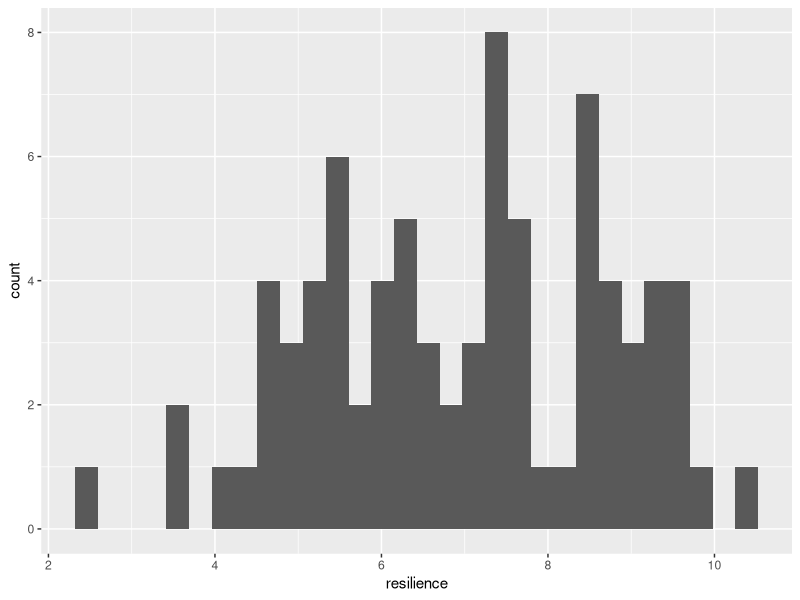
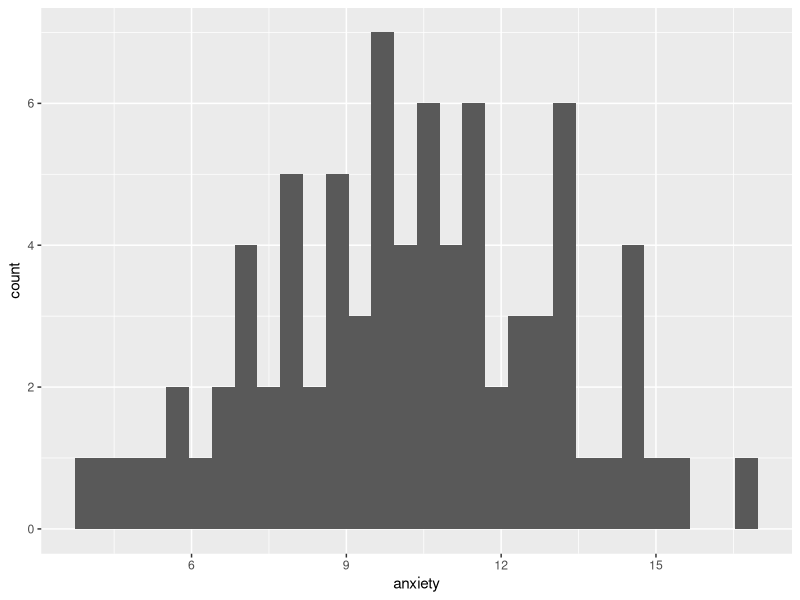
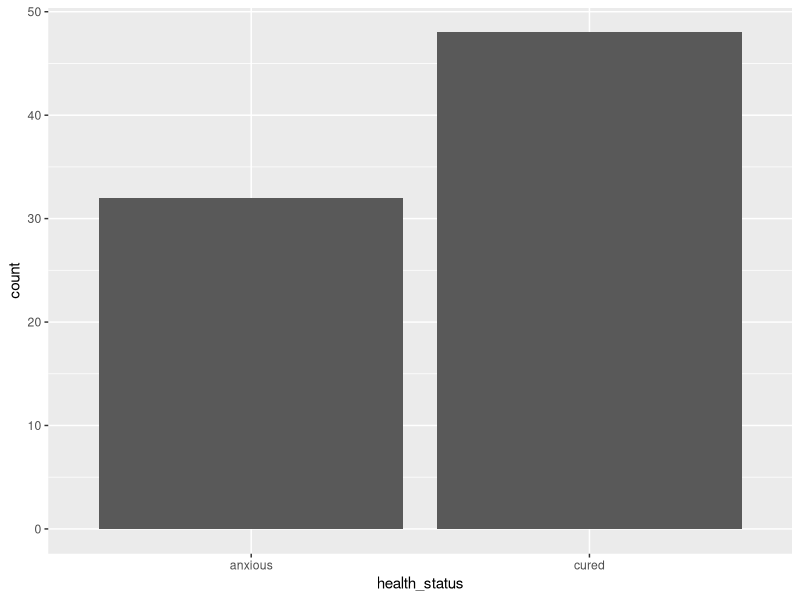
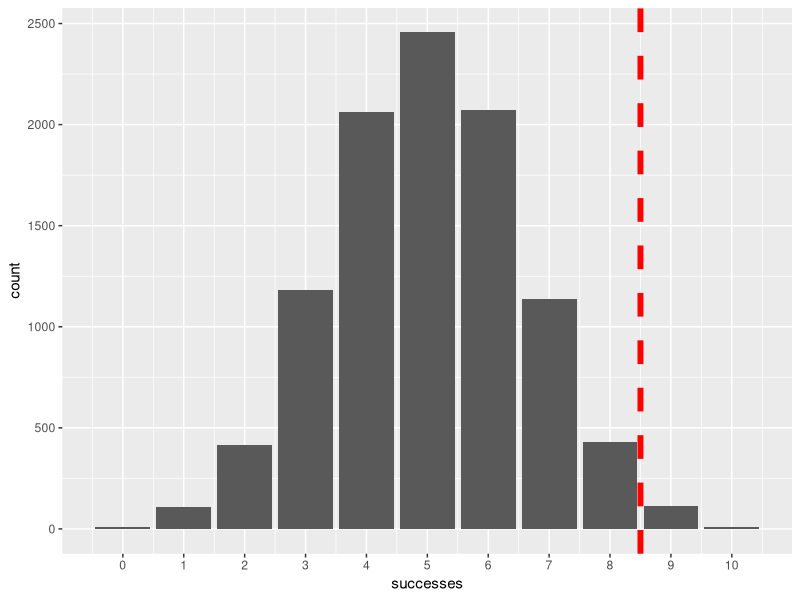
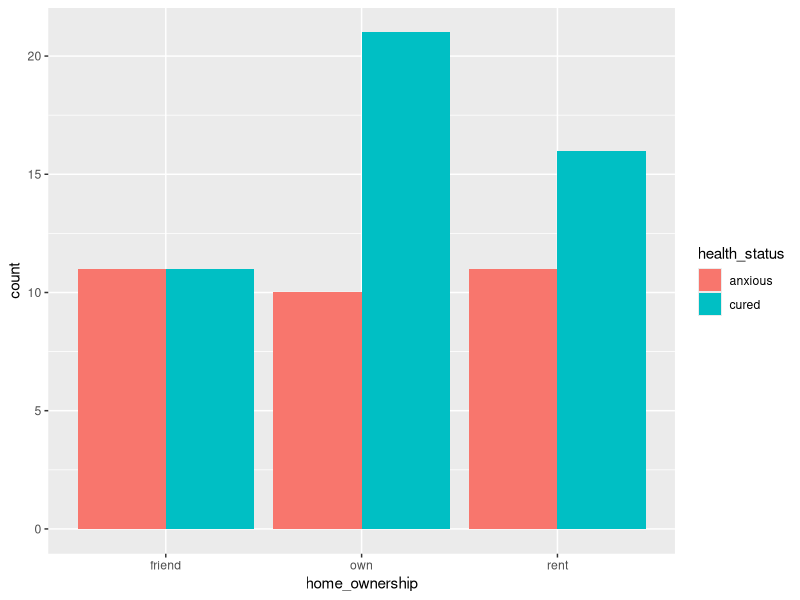
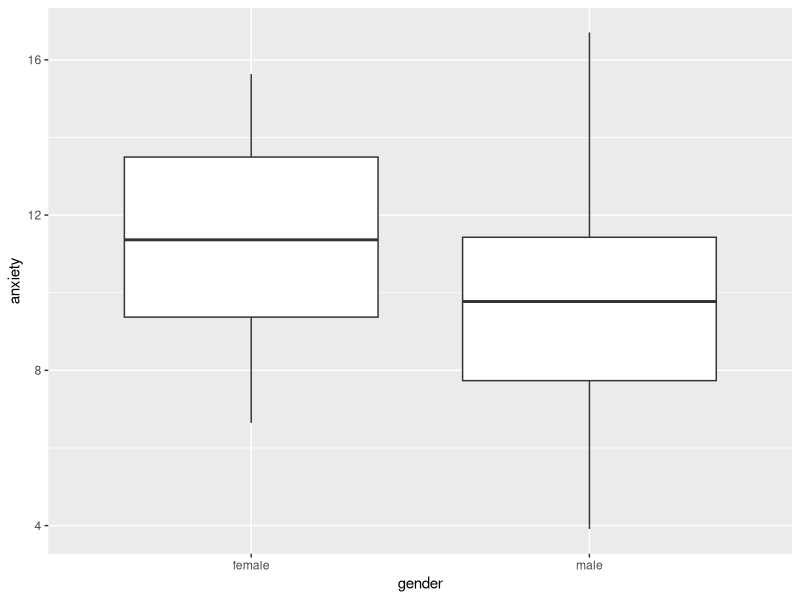
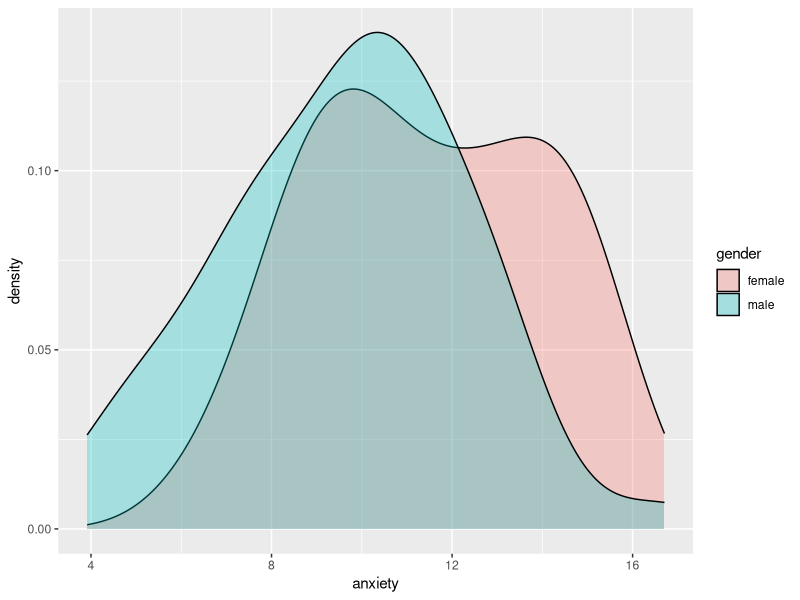
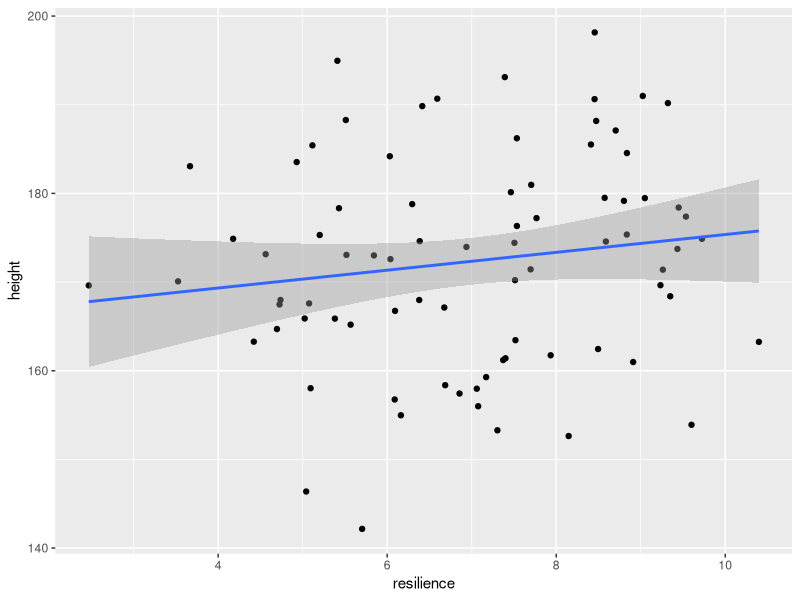

R code for these plots, in order:
# ---	
# title: "Seminar_5"	
# author: "Zoltan Kekecs"	
# date: "9 oktober 2019"	
# output: html_document	
# ---	


	


# # Ket valtozo kapcsolatanak vizsgalata, statisztikai inferencia	

# ## Az ora celja	

# Az ora celja hogy megismerkedjunk a statisztikai inferencia alapjaival ket valtozo kapcsolatanak elemzesen keresztul.	

# ## Package-ek betoltese	


if (!require("tidyverse")) install.packages("tidyverse")	
library(tidyverse) # for dplyr and ggplot2	


# ## Adatgeneralas az orahoz	

# Az alabbi kod adatokat general a szamunkra. Az adatgeneralashoz hasznlalt kod megertese ezen a szinten meg nem szukseges. 	


n_per_group = 40	
	
base_height_mean = 164	
base_height_sd = 10	
base_anxiety_mean = 18	
base_anxiety_sd = 2	
resilience_mean = 7	
resilience_sd = 2	
	
treatment_effect = - 3	
resilience_effect = - 0.8	
	
gender_bias = 0.7	
gender_effect = - 1	
gender_effect_on_height = 12	
	
	
treatment <- rep(c(1, 0), each = n_per_group)	
set.seed(1)	
	
gender_num <- rbinom(n = n_per_group * 2, size = 1, prob = 0.7)	
gender <- NA	
gender[gender_num == 0] = "female"	
gender[gender_num == 1] = "male"	
	
set.seed(2)	
home_ownership <- sample(c("own", "rent", "friend"), n_per_group * 2, replace = T)	
	
set.seed(3)	
resilience <- rnorm(mean = resilience_mean, sd = resilience_sd, n = n_per_group*2)	
	
set.seed(6)	
anxiety_base <- rnorm(mean = base_anxiety_mean, sd = base_anxiety_sd, n = n_per_group*2)	
anxiety <- anxiety_base + treatment * treatment_effect + resilience * resilience_effect + gender_num * gender_effect	
participant_ID <- paste0("ID_", 1:(n_per_group*2))	
	
set.seed(5)	
height_base <- rnorm(mean = base_height_mean, sd = base_height_sd, n = n_per_group*2)	
height <- height_base + gender_num * gender_effect_on_height	
	
	
group <- rep(NA, n_per_group*2)	
group[treatment == 0] = "control"	
group[treatment == 1] = "treatment"	
	
health_status <- rep(NA, n_per_group*2)	
health_status[anxiety < 11] = "cured"	
health_status[anxiety >= 11] = "anxious"	
	
data <- data.frame(participant_ID)	
data = cbind(data, gender, group, resilience, anxiety, health_status, home_ownership, height)	
data = as_tibble(data)	
	
data = data %>% 	
  mutate(gender = factor(gender))	
	
data = data %>% 	
  mutate(group = factor(group))	
	
data = data %>% 	
  mutate(health_status = factor(health_status))	
	
data = data %>% 	
  mutate(home_ownership = factor(home_ownership))	
	
data	
	
cor(height_base, resilience)	
	



# ## Adatellenorzes	

# Mint mindig, elemzes elott ellenorizzuk, hogy az adattal minden rendben van-e!	

# Lathatjuk, hogy 8 valtozo van az adattablaban. 	

# - participant_ID - reszvevo azonositoja	
# - gender - nem
# - group - csoporttagsag, ez egy faktor valtozo aminek ket szintje van: "treatment" (kezelt csoport), es "control" (kontrol csoport). A "treatment" csoport kapott kezelest, mig a "control" csoport nem kapott kezelest.	
# - resilience - reziliancia: a nehezsegekkel valo megkuzdes kepessege, ez egy szemlyes kepesseg, olyasmi mint a szemelyisegvonasok	
# - anxiety - szorongas szint	
# - health_status - a klinikai kriteriumok alapjan szorongonak vagy gyogyultnak tekintheto a szemely 	
# - home_ownership - lakhatasi helyzet: harom szintje van az alapjan hogy a szemely hol lakik: "friend" - baratnal vagy csaladnal lakik, "own" - sajat tulajdonu lakasban lakik, "rent" - berelt lakasban lakik, 
# - height - magassag


# Mondjuk hogy az adatok egy randomizalt kontrollalt klinikai kutatas eredmenyeibol szarmaznak, ahol a pszichoterapia hatekonysagat teszteltek. Olyan szemelyeket vontak be a kutatasba, akik egy hurrikan aldozatai voltak, es szorongassal kuszkodtek. A szemelyeknel felmertek a reziliancia szintjet, majd veletlenszeruen osztottak a szemelyeket egy kezelesi vagy egy kontrol csoportba. Ezt kovetoen a kezelesi csoport pszichoterapiat kapott 6 heten keresztul heti egyszer, mig a kontrol csoport nem kapott kezelest. A vizsgalat vegen megmertek a szemelyek szorongasszintjet, es a klinikai kriteriumok alapjan meghataroztak, hogy a szemely gyogyulnak, vagy szorongonak szamit-e.	




data	
	
data %>% 	
  summary()	
	
data %>% 	
  ggplot() +	
    aes(x = resilience) +	
    geom_histogram()	
	
data %>% 	
  ggplot() +	
    aes(x = anxiety) +	
    geom_histogram()	
	
data %>% 	
  ggplot() +	
    aes(x = health_status) +	
    geom_bar()	
	
set.seed(Sys.time())	


# ## Hipotezisek	

# Vizsgaljuk meg kutatasban szereplo valtozok osszefuggeset a hipotezisek menten.	

# Erre eloszor feltaro elemzest hasznalunk.	

# A kutatas hipotezise a kovetkezok voltak:	

# 1. Tobb a ferfi mint a no ebben a klinikai mintaban (**gender** vs. 50%).	
# 2. A pszichoterapiat kapo csoportban a terapia utan kevesebb lesz a klinikai kriteriumok alapjan szorongonak szamito szemely (**health_status** vs. **group**)	
# 3. A terapias csoportban alacsonyabb lesz a szorongas atlaga a kutatas vegere mint a kontrol csoportban (**anxiety** vs. **group**)	
# 4. A reziliancia es a kutatas vegen mert szorongasszint negativ osszefuggest fog mutatni (vagyis aki reziliensebb, annal alacsonyabb szorongasszintet fognak merni a kutatas vegen)  (**anxiety** vs. **resilience**)	


# ## Hipotezisteszteles	

# A statisztikai inferencia, es hipotezis teszteles soran az a celunk, hogy megallapitsuk, letezik-e egy bizonyos hatas vagy kapcsolat. De ezt a **null-hipotezis szignifikancia teszteles (NHST)** soran egy forditott logikaval tesszuk: azt allapitjuk meg, hogy mekkora a valoszinusege hogy az altalunk megfigyelt eredmenyt (vagy annal meg extremebb eredmenyt) kapjunk, amennyiben a null-hipotezis igaz.	

# Egy egyszeru pelda: az a sejtesem, hogy egy penzerme cinkelt, megpedig ugy hogy nagy valoszinuseggel fej legyen az eredmeny amikor feldobjuk. Ebben az esetben a null-hipotezisem az, hogy az erme nem cinkelt, vagyis ugyan akkora a valoszinusege fejet es irast kapni eredmenykent, ha feldobjuk.	

# - H1: cinkelt erme	
# - H0: nem cinkelt erme	

# Tegyuk fel hogy 10-szer feldobjuk az ermet, es 9-szer fejet dobunk. Mekkora a valoszinusege, hogy az erme cinkelt? Ezt nem tudjuk megmondani. Tobbek kozott azert sem mert nem tudjuk, mennyire lehet cinkelve. Viszont azt meg tudjuk mondani, hogy mekkora a valoszinusege, hogy ezt az eredmenyt kapnank, ha az erme **NINCS** cinkelve.	

# Annak a valoszinusege, hogy legalabb 9-szer (vagy tobbszor) fejet dobok 10 dobasbol egy nem cinkelt ermevel, p = 0.0107 (nagyjabol 1%). 	


	
probability_of_heads_if_H0_is_true <- 0.5	
	
heads <- 9	
total_flips <- 10	
probability_of_result = 1-pbinom(heads-1, total_flips, probability_of_heads_if_H0_is_true)	
	
probability_of_result	



# Ez a valoszinuseg maskepp leforditva azt jelenti, hogy ha ugyan ezt a kiserletet 100 szor megismetelnenk (mindegyikben 10 dobassal), akkor a 100 kiserletbol csak atlagosan 1-szer varnanak, hogy 9 vagy tobb fejet kapjunk. 	

# Ezt le is ellenorizhetjuk, ha randomizalunk mondjuk 10.000 hasonlo kiserletet az rbinom() funkcioval. Az abran lathato hogy csak a kiserletek igen kis szazalekaban kaptunk 9 vagy tobb "sikert". 	


successes = rbinom(n = 10000, size = 10, prob = 0.5)	
random_flips = data.frame(successes)	
	
library(ggplot2)	
	
ggplot(data = random_flips) +	
  aes(x = successes) +	
  geom_bar()+	
  scale_x_continuous(breaks = 0:10)+	
  geom_vline(xintercept = 8.5, col = "red", linetype = "dashed", size = 2)	
	
	


# Vagyis ez egy eleg meglepo (bar nem lehetetlen) eredmeny, ha az erme nem lenne cinkelve. Amikor NHST-t csinalunk, ez alapjan hozzuk meg a dontesunket arrol, hogy **elvetjuk-e** a null-hipotezist, vagy, kello bizonyitek hijan **megtartjuk** azt.	

# A pszichologiaban altalaban **p < 0.5** hatarerteket hasznalunk a donteshozasban, vagyis ha egy olyan meglepo eredmenyt figyelunk meg, aminek a valoszinusege kisebb mint 5% ha a null-hipotezis igaz, akkor elvetjuk a null-hipotezist. Vagyis a fenti eredmeny eseten elvethetnek a hull-hipotezist, mert a megfigyelt eredmeny vagy annal extremebb eredmeny valosinusege 1% (p = 0.01), ami kisebb mint 5% (p < 0.05).	


# ## Statisztikai tesztek	

# A megfigyeles valoszinuseget a null-hipotezis helyesseget feltetelezve altalaban egy statisztikai teszt mondja meg nekunk. Ezen az oran negy statisztikai tesztet fogunk megismerni.	

# - binomialis teszt	
# - khi-negyzet teszt	
# - korrelacios teszt	
# - t-teszt	

# ### binomialis teszt	

# A fenti hipotezist pl. tesztelhetjuk a **binomialis teszttel**, aminek R-ben binom.test() a funkcioja. Az x helyere a megfigyelt "celmegfigyelesek" vagy "sikerek" szamat (a mi esetunkben a fejek szamat), az n helyere az osszes megfigyeles szamat, a p helyere pedig a null-hipotezes helyesseget feltetelezve a "celmegfigyelesek" eleresenek valoszinuseget kell beirni. Ezt valoszinusegkent kell megadni, ami 0 es 1 kozotti szam (0 = 0% esely, 1 = 100% esely)	


	
binom.test(x = heads, n = total_flips, p = probability_of_heads_if_H0_is_true, alternative = "greater")	
	
binom.test(x = 55, n = 80, p = 0.5)	



# Ennek a tesztnek az eredmenye a kovetkezot mutat:	

# - p-value: p-ertek, annak a valoszinusege, hogy az altalunk megfigyelt, vagy extremebb eredmenyt kapunk, feltetelezve hogy a null-hipotezis helyes. Altalaban ha ez az ertek 0.05 alatti, akkor elvetjuk a null-hipotezist.	
# - alternative hypothesis: Itt irja le, hogy mi volt a H1, ami a mi esetunkben az volt, hogy a fej valoszinusege nagyobb mint 0.5 (50%). Ez egyben azt is jelenti, hogy a null-hipotezisunk az volt, hogy a fej valoszinusege 0.5 VAGY KISEBB.	
# - 95 percent confidence interval (vagy roviden 95% CI): a 95%-os konfidencia intervallum. Ez azt jelenti, hogy ha a kiserletet sokszor megismeteljuk es ugyan igy kiszamoljuk a konfidencia intervallumot minden kiserletnel, az igy kapott konfidencia intervallumok 95%-a tartalmazni fogja a valos hatasmeretet (ami a mi esetunkben a "siker" valoszinusege). Fontos, hogy nem tudjuk, hogy a mi kiserletunkban a konfidencia intervallum tartalmazza-e a valos hatasmeretet.	
# - sample estimates: A "siker" ("celmegfigyeles", a mi esetunkben a fej) valoszinusegenek becsult merteke a populacioban a megfigyelt valoszinuseg alapjan. Ez egy pontbecsles, ami mindig megegyezik a megfigyelt valoszinuseggel.	


# Arrol hogy az eredmenyt hogy irhatjuk le, lasd az orai anyag pdf valtozatat

# *________________________________*	

# *Gyakorlas*	

# Teszteld a hipotezist, hogy "Tobb a ferfi mint a no ebben a klinikai mintaban" (**gender** valtozo)	

# - Ezt ugyan ugy teheted meg, mint a fenti peldaban, hiszen a null-hipotezis az, hogy a ferfiak ("male") elvart valoszinusege 50% vagy kevesebb (p = 0.5). Szoval a ferfiak ekvivalensek a "fejekkel" a penzfeldobasos peldaban.	
# - Meg kell hataroznod a ferfiak szamat a mintaban, es a teljes mintaelemszamot, hogy ki todd tolteni a binom.test() fuggveny parametereit.	
# - Ez utan vegezd el a tesztet	
# - Es ird le a fentiek szerint az eredmenyeket.	


# *________________________________*	


# ## Ket kategorikus valtozo kapcsolata: Khi-negyzet proba (Chi-squared test)	

# A Khi-negyzet proba ket kategorikus valtozo kapcsolatat hivatott megvizsgalni.	

# Peldaul megvizsgalhatjuk, hogy van-e kapcsolat abban, hogy a szemelyek lakhatasi helyzete (**home_ownership**) es a kozott, hogy a kutatas vegen az egyes szemelyek meggyogyultak-e (**health_status**).	

# Eloszor feltaro elemzest vegzunk:	

# - tablazatot rajzolunk a ket valtozo kapcsolatarol	
# - abrat keszitunk (pl. geom_bar)	


	
table(data$home_ownership, data$health_status)	
	
data %>% 	
  ggplot() +	
    aes(x = home_ownership, fill = health_status) +	
    geom_bar(position = "dodge")	
	


# Ez utan elvegezzuk a Khi-negyzet probat. Ehhez eloszor keszitenunk kell egy tablazatot a ket valtozo kapcsolatarol, amit egy uj objektumban elmentunk.	

# A Khi-negyzet proba azt a null-hipotezist teszteli, hogy a csoportokban ugyan olyan a masik kategorikus valtozo eloszlasa (vagyis a mi esetunkben a null hipotezis hogy ugyan olyan aranyban gyogyulnak meg akik baratnal laknak, akiknak sajat lakasuk van, es akik berlik a lakast).	


	
ownership_health_status_table = table(data$home_ownership, data$health_status)	
ownership_health_status_table	
	
chisq.test(ownership_health_status_table)	
	


# Arrol hogy az eredmenyt hogy irhatjuk le, lasd az orai anyag pdf valtozatat




# *________________________________*	

# *Gyakorlas*	

# Teszteld a 2. hipotezist, hogy "A pszichoterapiat kapo csoportban a terapia utan kevesebb lesz a klinikai kriteriumok alapjan szorongonak szamito szemely" (**health_status** vs. **group**)	

# - Ezt ugyan ugy teheted meg, mint a fenti peldaban, hiszen a null-hipotezis az, hogy nincs kulonbseg a csoporttagsag szerint (treatment vs. control) abban hogy milyen aranyban gyogyultak meg a kutatas vegere.	
# - Eloszor vegezzunk egy feltaro elemzest egy tablazattal a ket valtozo kapcsolatarol a table() funkcioval es egy abraval (mondjuk geom_bar() hasznalataval) 	
# - A tablazatot mentsd el egy uj objektumba	
# - Ez utan vegezd el a tesztet, chisq.test()	
# - Es ird le a fentiek szerint az eredmenyeket.	


# *________________________________*	


# ## Egy numerikus valtozo atlaganak kolunbsege csoportok kozott: anova es t-teszt	

# Tesztelhetjuk peldaul, hogy van-e kulonbseg a nemek kozott (**gender**) a kutatas vegen mert szorongas szintjeben (**anxiety**).	

# Eloszor szokas szerint feltaro elemzest vegzunk atlagok csoportonkenti osszehasonlitasaval es abraval. Erre pl. remek a geom_boxplot() es a geom_density()	


	
summary = data %>% 	
  group_by(gender) %>% 	
    summarize(mean = mean(anxiety), sd = sd(anxiety))	
summary	
	
data %>% 	
  ggplot() +	
    aes(x = gender, y = anxiety) +	
    geom_boxplot()	
	
data %>% 	
  ggplot() +	
    aes(x = anxiety, fill = gender) +	
    geom_density(alpha = 0.3)	
	
	


# Lathatjuk a feltaro elemzes alapjan, hogy a nok szorongasszintje nagyobb valamivel mint a ferfiake atlagosan. Most nezzuk meg, ez a kulonbseg statisztikailag szignifikans-e.	

# Arra, hogy meghatarozzuk van-e kulonbseg ket csoport kozott valamilyen numerikus valtozo atlagaban, hasznalhatjuk a t-tesztet, t.test().	


	
t_test_results = t.test(anxiety ~ gender, data = data)	
t_test_results	
	
mean_dif = summary %>% 	
    summarize(mean_dif = mean[1] - mean[2])	
mean_dif	
	


# Arrol hogy az eredmenyt hogy irhatjuk le, lasd az orai anyag pdf valtozatat

# Ha egy kategorikus valtozon belul tobb csoportunk is van, hasznalhatjuk az egyszempontos ANOVA-t (one-way ANOVA) az aov() funkcioval a t.test() helyett. A formula amit be kell irni ugyan ugy nez ki, mint a t-teszt eseten.	

# Mondjuk alabb azt teszteljuk hogy van-e kulonbseg a lakhatasi helyzet csoportjai kozott a szorongasszintben. Itt valojaban azt teszteljuk, hogy paronkent akarmelyik csoport kozott van-e szignifikans kulonsbeg.	


	
ANOVA_result = aov(anxiety ~ home_ownership, data = data)	
summary(ANOVA_result)	
	


# Arrol hogy az eredmenyt hogy irhatjuk le, lasd az orai anyag pdf valtozatat

# Alabb lathato, hogyan produkalnank a megfelelo tablazatot a szorongas atlagaval home_ownership csoportok szerint.	


	
summary_home_ownership_vs_anxiety = data %>% 	
  group_by(home_ownership) %>% 	
    summarize(mean = mean(anxiety), sd = sd(anxiety))	
summary_home_ownership_vs_anxiety	


# ### Egyoldalu vs. ketoldalu tesztek	

# Fontos, hogy ha van elozetes elkepzelesunk a hipotezisalkotaskor arrol, hogy milyen iranyu lesz a hatas, akkor egy-oldalu (one-sided) tesztet kell hasznalnunk az alapertelmezett ket-oldalu teszt helyett.	

# Peldaul tegyuk fel hogy amikor a hipotezisunket meghataroztuk (idealis esetben ez meg az adatgyujtes elott megtortenik), ugy gondoltuk, hogy a noknek magasabb lesz a szorongasszintjuk, mint a ferfiaknak. Ezt az alternative = "greater" parameterrel hatarozhatjuk meg.	

# Ha osszehasonlitjuk ezt az eredmenyt a korabbi t-teszt eredmenyevel, eszrevehetjuk hogy minden szam valtozatlan maradt, kiveve a p-erteket, ami pontosan felere csokkent, es a 95%-os konfidencia intervallumot, aminek a felso hatara most egy vegtelen nagy szam (inf).	

# A p-ertek azert felezodott meg, mert azzal, hogy meghataroztuk, melyik iranyban fog a ket csoport kulonbozni egymastol fele akkora lett az eselye hogy a most megfigyelt, vagy annal nagyobb kulonbseget kapunk a null-hipotezis helyesseget feltetelezve. Vagyis amikor tudjuk, milyen iranyu hatast varunk el, mindig erdemes egy-oldalu tesztet alkalmazni, mert ezzel no a statisztikai eronk.	

# Az egyoldalu tesztek eseten amikor az a hipotezisunk, hogy a referencia-csoport atlaga magasabb lesz, (alternative = "greater"), akkor a konfidencia intervallumnak csak az also hatarat szamoljuk ki. Ezert irja a teszt eredmenye hogy a 95% CI 1.11, Inf, vagyis felfele a vegtelesegig tart a konfidencia intervallum.	


	
t_test_results_one_sided = t.test(anxiety ~ gender, data = data, alternative = "greater")	
t_test_results_one_sided	
	


# Arrol hogy az eredmenyt hogy irhatjuk le, lasd az orai anyag pdf valtozatat


# Nezzuk meg, mi tortenne, ha azt tippeltuk volna a hipotezisalkotaskor, hogy a noknek alacosnyabb lesz a szorongasszintjuk. Ezt ugy hatarozhatjuk meg, hogy a t.test() funkcioban alternative = "less" parametert allitunk be.	

# A p-ertek itt majdnem eleri az 1-et, vagyis nagyon nagy a valoszinusege, hogy a null-hipotezis helyesseget feltetelezve ilyen, vagy ennel extremebb kulonbseget figyelunk meg. Nem is csoda, hiszen a null hipotezisunk itt az hogy a nok szorongasanak atlaga nem fog kulonbozni, vagy nagyobb lesz mint a ferfiake, es azt tapasztaltuk, hogy valoban nagyobb volt, vagyis a megfigyeles egyaltalan nem segit abban, hogy elutasitsuk a null-hipotezist. 	



	
t_test_results_one_sided = t.test(anxiety ~ gender, data = data, alternative = "less")	
t_test_results_one_sided	
	


# Azt is erdemes megjegyezni, hogy a "greater" es a "less" minding a kategorikus valtozo referencia-szintjere vonatkozik. Ha ezt nem allitottuk be maskepp, pl. a factor (levels = ) funkcioval, akkor a referencia-szint az ABC sorrendben elorebb levo szint lesz. A fenti esetben a ket szint a "female" es a "male", amik kozul a "female" jon elobb ABC sorrendben. Ha azt tippeltuk volna, hogy az lenne a hipotezisunk, hogy a ferfiak ("male") szorongasszintje lesz magasabb, akkor alternative = "less"-t kellene beallitanunk, mert ezzel egyben azt tippeljuk, hogy a referenciaszint ("felame") atalaga lesz az alacsonyabb. Vagy at kellene allitani a referenciaszintet. 	



# *________________________________*	

# *Gyakorlas*	

# Teszteld a 3. hipotezist, hogy "A terapias csoportban alacsonyabb lesz a szorongas atlaga a kutatas vegere mint a kontrol csoportban" (**anxiety** vs. **group**)	

# - Eloszor vegezzunk egy feltaro elemzest egy tablazattal a ket valtozo kapcsolatarol a summarize(mean(), sd()) funkciokkal, es keszitsunk abrat, mondjuk geom_boxplot() segitsegevel.	
# - egy- vagy ketoldalu tesztet kell alkalmaznunk? (gondolj arra, hogy a hipotezisunkben megjosoljuk-e a hatas vagy kulonbseg iranyat vagy sem)	
# - Mi a null-hipotezis ebben az esetben?	
# - Melyik tesztet erdemes hasznalni, az egyvaltozos ANOVA-t, vagy a t-tesztet? (gondolj arra, hogy hany csoport (szint) van a kategorikus valtozon belul)	
# - Ez utan vegezd el a tesztet	
# - Es ird le a fentiek szerint az eredmenyeket.	


# *________________________________*	

# ## Ket numerikus valtozo kozotti kapcsolat, korrelacio, cor.test()	

# Vizsgaljuk meg, van-e egyuttjaras a reziliencia (**resilience**) es a magassag (**height**) kozott.	

# Eloszor vegezzunk feltaro elemzest a korrelacios egyutthato kiszamitasaval, es egy pontdiagrammal. Hasznaljunk geom_point() es geom_smooth() geomokat egyszerre, es hasznaljuk az "lm" modszert a trendvonal megrajzolasara.	


	
data %>% 	
  select(resilience, height) %>% 	
    cor()	
	
data %>% 	
  ggplot() +	
    aes(x = resilience, y = height) +	
      geom_point() +	
      geom_smooth(method = "lm")	
	


# A ket valtozo fuggetlennek tunik egymastol a feltaro elemzes alapjan, de elkepzelheto, hogy a hatas, barmilyen kicsit is, megis statisztikailag szignifikans, szoval vegezzuk el a statisztikai tesztet is.	

# Ezt a pearson korrelacios teszt segitsegevel tehetjuk meg, cor.test() a kovetkezo keppen:	


	
correlation_result = cor.test(data$resilience, data$height)	
correlation_result	
	


# Arrol hogy az eredmenyt hogy irhatjuk le, lasd az orai anyag pdf valtozatat

# Hasonloan a t-teszthez, a korrelacios teszt eseteben is erdemes egyoldalu tesztet hasznalni amikor a hipotezisunk megmondja a kapcsolat iranyat is, nem csak azt, hogy van kapcsolat a ket valtozo kozott.	

# Peldaul feltetelezzuk, hogy a ket valtozo kozotti kapcsolat pozitiv lesz. Vagyis egy ember minel magasabb, annal magasabb a rezilienciaja. Ezt ugy adhatjuk meg a statisztikai teszt specifikaciojakor, hogy a formulahoz hozzatesszuk az alternative = "greater" parametert. Ha az eredmenyt osszehasonlitjuk az elozo korrelacios teszt eredmenyevel, lathatjuk, hogy a p-ertek is megvalozott. A konfidencia intervallumnak itt is csak az also hatara erdekes, a felso hatara a leeheto legmagasabb erteket veszi fel ilyenkor, ami a korrelacional 1.	


	
correlation_result_greater = cor.test(data$resilience, data$height, alternative = "greater")	
correlation_result_greater	
	




# *________________________________*	

# *Gyakorlas*	

# Teszteld a 4. hipotezist, hogy "A reziliancia es a kutatas vegen mert szorongasszint negativ osszefuggest fog mutatni (vagyis aki reziliensebb, annal alacsonyabb szorongasszintet fognak merni a kutatas vegen)" (**anxiety** vs. **resilience**)	

# - Eloszor vegezzunk egy feltaro elemzest a korrelacios egyutthato meghatarozasaval es egy pontdiagrammal a ket valtozo kapcsolatarol.	
# - egy- vagy ketoldalu tesztet kell alkalmaznunk? (gondolj arra, hogy a hipotezisunkben megjosoljuk-e a hatas vagy kulonbseg iranyat vagy sem)	
# - Mi a null-hipotezis ebben az esetben?	
# - Ez utan vegezd el a tesztet	
# - Es ird le a fentiek szerint az eredmenyeket.	


# *________________________________*	


# ### A statisztikai tesztek eredmenyenek kozleserol altalaban	

# A statisztikai tesztek eredmenyenek kozlese soran a kovetkezo informaciokat szoktuk megadni altalanossagban. Ez tesztrol tesztre valtozhat, de az alabbiak kozul minel tobb informaciot megadnunk, annal jobb.	

# - az eredmeny szoveges leirasa	
# - teszt-statisztika	
# - szabadsagfok (ez egyszeru teszteknel altalaban az elemszammal is megadhato)	
# - p-ertek	
# - hatas merteke (parameterbecsles)	
# - hatasmertek 95%-os konfidencia intervalluma	

